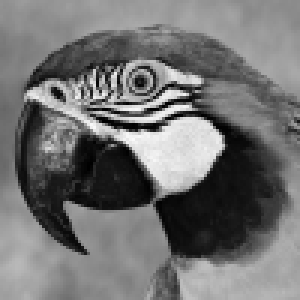
#> input picture Lab5-resolution/parrot.bmp, 100 x 100 px (shown 3 times larger); the run also reads 1 picture not shown here
$ jupyter execute --allow-errors 05_resolution.ipynb
#> lines starting #> are read from the running program, lines starting #| are printed output that depends on the picture; after the words box and inside, x2 and y2 are one past the last pixel; in counts of white or black regions, pixels touching at a corner belong together
# Rozdzielczość obrazu. Interpolacja.

## Cel zajęć:

* zapoznanie z pojęciem rozdzielczości przestrzennej (rozmiaru obrazu),
* metody interpolacji najbliższego sąsiada oraz dwuliniowa,
* zapoznanie z pojęciem rozdzielczości dpi (ang. dots per inch),
* zapoznanie z pojęciem rozdzielczości  poziomów jasności (dla obrazów w skali szarości),
* zadanie domowe: interpolacja dwusześcienna.

## Rodzielczość przestrzenna

Dyskretna reprezentacja obrazu to zwykle macierz dwu (N x M - obraz w skali szarości) lub trójwymiarowa (N x M x 3 - obraz kolorowy).
Przez rozdzielczość przestrzenną rozumie się liczbę pikseli z których składa się obraz.
Przykładowo rozdzielczość VGA to  640 x 480, FullHD to 1920 x 1080, a UltraHD (4K) to 3840 x 2160.
Rozdzielczość obrazu można modyfikować (zwiększać/zmniejszać), co nazywa się skalowaniem obrazu.
Warto wiedzieć, że zwiększenie rozdzielczości obrazu nie zwiększa ilości informacji, a jedynie liczbę pikseli (w sensie "lepiej nie będzie").
Ponadto skalowanie zawsze wprowadza pewne zniekształcenia, nawet przy zmniejszaniu rozmiaru.

W ramach niniejszego ćwiczenia zapoznamy się z metodami interpolacji, które są podstawą takich operacji jak: przybliżanie (zoom), zmiana rozdzielczości, rotacja obrazu, czy też korekcje geometryczne.
Jako przykład posłuży nam zmiana rozdzielczości, czyli inaczej mówiąc przepróbkowanie obrazu.
Dla przypomnienia - interpolacja to wykorzystanie znanych danych (wartości dla tzw. punktów węzłowych) do określania wartości w nieznanych lokalizacjach.

Zacznijmy od prostego przykładu.
Mamy obraz o rozdzielczości 500 x 500 pikseli, a chcemy go powiększyć do 750 x 750 pikseli -- tj. o współczynnik 1,5.
Wyobraźmy sobie zatem, że dysponujemy siatką 750 x 750 o takim samym "rozmiarze" pojedynczego piksela jak obraz oryginalny.
Następnie siatkę tą ,,ścieśniamy'', tak aby miała rozmiar 500 x 500.
W rezultacie otrzymana siatka będzie miała mniejszy rozmiar pojedynczego piksela niż obraz oryginalny.
Schematycznie przedstawiono to na poniższym rysunku.

Pokazuje on przykład interpolacji: a) obraz 5x5, b) oraz 7x7, c) obraz 7x7 zmiejszony do 5x5.

Chcemy teraz poszczególnym elementom nowej siatki przyporządkować piksele z obrazu wejściowego.
Jedną z możliwości jest poszukanie "najbliższego" piksela w oryginalnym obrazie i wzięcie jego wartości.
Przykład takiego postępowania zaprezentowano na  poniższym rysunku.

Kilka słów wyjasnienia.
Kolorem ciemnoszarym oznaczono siatkę 5x5, a czarnym 7x7 (już po przeskalowaniu).
Nasze zadanie sprowadza się do znalezienia dla każdej kropki czarnej (umowny środek piksela), najbliżej leżącej kropki szarej - oznaczono to dla pierwszych trzech wierzszy obrazu liniami.

Po zrealizowaniu powyższego kroku dla całego obrazu wykonujemy "rozciągniecie" do rozdzielczości 750 x 750.
W ten sposób uzyskujemy finalny efekt zmiany rozdzielczości.

## Interpolacja metodą najbliższego sąsiada

Takie postępowanie określa się mianem **interpolacji metodą najbliższego sąsiada** (ang. *nearest neighbour interpolation*).
W ramach pierwszego etapu ćwiczenia zaimplementujemy to podejście.

1. Ładujemy potrzebne biblioteki, pobieramy obrazy z repozytorium, wczytujemy jeden z obrazów testowych (*parrot.bmp*) i wyświetlamy go:

[cell 1]
import cv2
import os
import requests
from IPython.core.pylabtools import figsize
from matplotlib import pyplot as plt
import numpy as np
from numpy import dtype

url = 'https://raw.githubusercontent.com/vision-agh/poc_sw/master/05_Resolution/'

fileNames = ["parrot.bmp", "clock.bmp", "chessboard.bmp", "bart.png", "firetruck.jpg"]
for fileName in fileNames:
  if not os.path.exists(fileName):
      r = requests.get(url + fileName, allow_redirects=True)
      open(fileName, 'wb').write(r.content)


I = cv2.imread('parrot.bmp')           # Read image
#> I is the input picture: shape (100, 100, 3); min 0, max 250, mean 114.2
I = cv2.cvtColor(I, cv2.COLOR_BGR2GRAY) # Convert to RGB
#> I: shape (100, 100)

# Display
plt.figure(figsize=(I.shape[0]/100,I.shape[1]/100), dpi=200)
#> (this line was passed over: IPython is not available in this run)
plt.imshow(I, cmap ="gray")
#> (this line was passed over: IPython is not available in this run)
#> (the rest of this cell did not finish here and is left out)

2. Definiujemy funkcję do interpolacji metodą najbliższego sąsiada.

Jako argumenty wejściowe powinna ona przyjąć obraz oraz współczynniki skalowania w pionie i poziomie.
Wyjściem powinien być natomiast obraz w nowej rozdzielczości.
Wewnątrz należy:

* odczytać wymiary obrazka wejściowego,
* wyliczyć wymiary obrazka wyjściowego (tj. wymnożyć wymiary wejściowe przez skalę i zaokrąglić do liczb całkowitych),
* utworzyć nowy obraz o ww. rozmiarze,
* w pętli po nowym obrazie, dla każdego piksela, wykorzystując współczynniki skalowania, odnaleźć najbliższego sąsiada.

[cell 2]
def scale(img, x_scale, y_scale):
#> called with x_scale = 1.5, y_scale = 1.5
    curr_height, curr_width = img.shape
#> curr_height = 100; curr_width = 100
    new_width = int(curr_width * x_scale)
#> new_width = 150
    new_height = int(curr_height * y_scale)
#> new_height = 150

    new_image = np.zeros((new_height, new_width), dtype=np.uint8)

    for height in range(new_height):
        for width in range(new_width):
            old_height = min(round(height / y_scale), curr_height - 1)
            old_width = min(round(width / x_scale), curr_width - 1)
            new_image[height, width] = img[old_height, old_width]
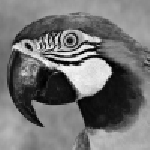
#> new_image: shape (150, 150); min 0, max 250, mean 114.1

    return new_image

[cell 3]
def read_img(fileName):
    image = cv2.imread(fileName)
    return cv2.cvtColor(image, cv2.COLOR_RGB2GRAY)

[cell 4]
def plot_img(img, cmap='gray', title=''):
    plt.figure(figsize=(img.shape[0]/30,img.shape[1]/30))
    plt.imshow(img, cmap=cmap)
    plt.axis('off')
    plt.title(title)
    plt.show()

3. Testujemy stworzoną funkcję:
    * dla skali 1.5, 1.5 i obrazka *parrot*,
    * dla 2.5, 2.5 - tu może okazać się, że do kodu trzeba dopisać zabezpieczenie przed wyjściem poza zakres,
    * dla niejednakowych skal np. 1.5 i 2.5,
    * dla skal mniejszych od 1,
    * dla niesymetrycznego obrazka *clock*,
    * dla obrazka z szachownicą *chessboard*.

Uwaga: proszę dla powyższych przypadków przygotować osobne sekcje kodu - tak, aby wyświetlały się wszystkie rozważane przypadki.

Wykonana metoda jest bardzo prosta i szybka, ale wprowadza pewne niepożądane artefakty, w szczególnie źle odwzorowane są linie proste.
Z drugiej strony sprawdza się w pewnych nietypowych przypadkach.
Zostanie to zademonstrowane w dalszej części ćwiczenia.

[cell 5]
parrot = read_img("parrot.bmp")
board = read_img("chessboard.bmp")
scaled_parrot = scale(parrot, 1.5, 1.5)
double_scaled_parrot = scale(parrot, 2.5, 2.5)
#> call 2 of scale, with x_scale = 2.5, y_scale = 2.5
#> after the loop in scale (call 2), `for height in range(new_height):`:
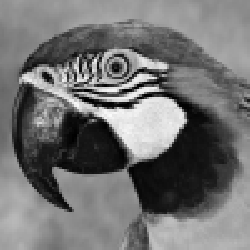
#> new_image: shape (250, 250); min 0, max 250, mean 114.2
unevenly_scaled_parrot = scale(parrot, 1.5, 2.5)
#> call 3 of scale, with x_scale = 1.5, y_scale = 2.5
#> after the loop in scale (call 3), `for height in range(new_height):`:
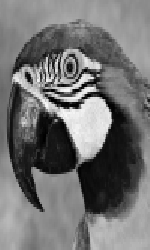
#> new_image: shape (250, 150); min 0, max 250, mean 114.2
downscaled_parrot = scale(parrot, 0.5, 0.5)
#> call 4 of scale, with x_scale = 0.5, y_scale = 0.5
#> after the loop in scale (call 4), `for height in range(new_height):`:
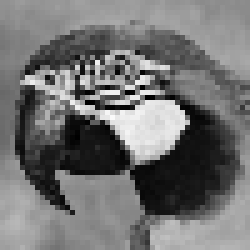
#> new_image: shape (50, 50) (shown 5 times larger); min 0, max 250, mean 114.3
scaled_chessboard = scale(board, 4, 4)
#> after the loop in scale (call 5), `for height in range(new_height):`:
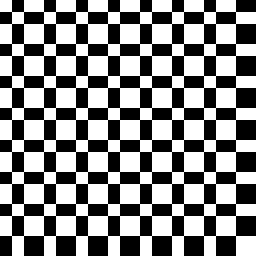
#> new_image: shape (64, 64) (shown 4 times larger); 51.8% white; 1 black region, box (x1, y1, x2, y2) and area: (0, 0, 64, 64) 1976
